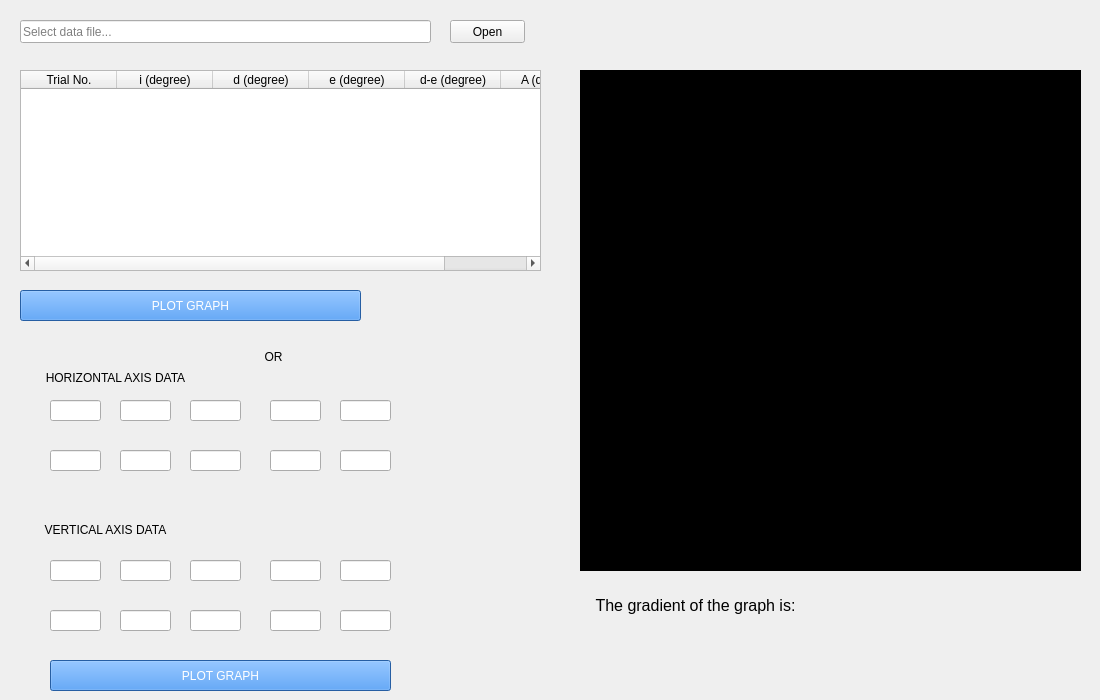
     <widget class="QWidget" name="tab">
      <attribute name="title">
       <string>Glass Prism</string>
      </attribute>
      <widget class="QLineEdit" name="hori_33">
       <property name="geometry">
        <rect>
         <x>190</x>
         <y>400</y>
         <width>51</width>
         <height>21</height>
        </rect>
       </property>
      </widget>
      <widget class="QLineEdit" name="data_file_path_4">
       <property name="geometry">
        <rect>
         <x>20</x>
         <y>20</y>
         <width>411</width>
         <height>23</height>
        </rect>
       </property>
       <property name="placeholderText">
        <string>Select data file...</string>
       </property>
      </widget>
      <widget class="QLabel" name="label_13">
       <property name="geometry">
        <rect>
         <x>20</x>
         <y>370</y>
         <width>191</width>
         <height>16</height>
        </rect>
       </property>
       <property name="text">
        <string>HORIZONTAL AXIS DATA</string>
       </property>
       <property name="alignment">
        <set>Qt::AlignCenter</set>
       </property>
      </widget>
      <widget class="QLineEdit" name="vert_36">
       <property name="geometry">
        <rect>
         <x>50</x>
         <y>610</y>
         <width>51</width>
         <height>21</height>
        </rect>
       </property>
      </widget>
      <widget class="PlotWidget" name="graph_4" native="true">
       <property name="geometry">
        <rect>
         <x>580</x>
         <y>70</y>
         <width>501</width>
         <height>501</height>
        </rect>
       </property>
       <property name="statusTip">
        <string>Graph</string>
       </property>
       <property name="autoFillBackground">
        <bool>false</bool>
       </property>
       <property name="styleSheet">
        <string notr="true">background-color: rgb(0, 0, 0);</string>
       </property>
      </widget>
      <widget class="QLineEdit" name="vert_37">
       <property name="geometry">
        <rect>
         <x>120</x>
         <y>610</y>
         <width>51</width>
         <height>21</height>
        </rect>
       </property>
      </widget>
      <widget class="QLineEdit" name="hori_39">
       <property name="geometry">
        <rect>
         <x>270</x>
         <y>450</y>
         <width>51</width>
         <height>21</height>
        </rect>
       </property>
      </widget>
      <widget class="QLabel" name="label_14">
       <property name="geometry">
        <rect>
         <x>20</x>
         <y>520</y>
         <width>171</width>
         <height>20</height>
        </rect>
       </property>
       <property name="text">
        <string>VERTICAL AXIS DATA</string>
       </property>
       <property name="alignment">
        <set>Qt::AlignCenter</set>
       </property>
      </widget>
      <widget class="QLabel" name="label_15">
       <property name="geometry">
        <rect>
         <x>250</x>
         <y>350</y>
         <width>47</width>
         <height>13</height>
        </rect>
       </property>
       <property name="text">
        <string>OR</string>
       </property>
       <property name="alignment">
        <set>Qt::AlignCenter</set>
       </property>
      </widget>
      <widget class="QLineEdit" name="hori_37">
       <property name="geometry">
        <rect>
         <x>120</x>
         <y>450</y>
         <width>51</width>
         <height>21</height>
        </rect>
       </property>
      </widget>
      <widget class="QLineEdit" name="hori_31">
       <property name="geometry">
        <rect>
         <x>50</x>
         <y>400</y>
         <width>51</width>
         <height>21</height>
        </rect>
       </property>
      </widget>
      <widget class="QLabel" name="label_16">
       <property name="geometry">
        <rect>
         <x>580</x>
         <y>590</y>
         <width>231</width>
         <height>31</height>
        </rect>
       </property>
       <property name="font">
        <font>
         <pointsize>12</pointsize>
        </font>
       </property>
       <property name="text">
        <string>The gradient of the graph is:</string>
       </property>
       <property name="alignment">
        <set>Qt::AlignCenter</set>
       </property>
      </widget>
      <widget class="QLineEdit" name="hori_35">
       <property name="geometry">
        <rect>
         <x>340</x>
         <y>400</y>
         <width>51</width>
         <height>21</height>
        </rect>
       </property>
      </widget>
      <widget class="QPushButton" name="table_graph_btn_4">
       <property name="geometry">
        <rect>
         <x>20</x>
         <y>290</y>
         <width>341</width>
         <height>31</height>
        </rect>
       </property>
       <property name="styleSheet">
        <string notr="true">background-color: rgb(53, 132, 228);
color: rgb(255, 255, 255);</string>
       </property>
       <property name="text">
        <string>PLOT GRAPH</string>
       </property>
      </widget>
      <widget class="QLineEdit" name="vert_33">
       <property name="geometry">
        <rect>
         <x>190</x>
         <y>560</y>
         <width>51</width>
         <height>21</height>
        </rect>
       </property>
      </widget>
      <widget class="QLineEdit" name="hori_34">
       <property name="geometry">
        <rect>
         <x>270</x>
         <y>400</y>
         <width>51</width>
         <height>21</height>
        </rect>
       </property>
      </widget>
      <widget class="QLineEdit" name="vert_40">
       <property name="geometry">
        <rect>
         <x>340</x>
         <y>610</y>
         <width>51</width>
         <height>21</height>
        </rect>
       </property>
      </widget>
      <widget class="QLineEdit" name="vert_35">
       <property name="geometry">
        <rect>
         <x>340</x>
         <y>560</y>
         <width>51</width>
         <height>21</height>
        </rect>
       </property>
      </widget>
      <widget class="QLineEdit" name="hori_40">
       <property name="geometry">
        <rect>
         <x>340</x>
         <y>450</y>
         <width>51</width>
         <height>21</height>
        </rect>
       </property>
      </widget>
      <widget class="QLineEdit" name="vert_39">
       <property name="geometry">
        <rect>
         <x>270</x>
         <y>610</y>
         <width>51</width>
         <height>21</height>
        </rect>
       </property>
      </widget>
      <widget class="QLineEdit" name="vert_31">
       <property name="geometry">
        <rect>
         <x>50</x>
         <y>560</y>
         <width>51</width>
         <height>21</height>
        </rect>
       </property>
      </widget>
      <widget class="QLineEdit" name="vert_34">
       <property name="geometry">
        <rect>
         <x>270</x>
         <y>560</y>
         <width>51</width>
         <height>21</height>
        </rect>
       </property>
      </widget>
      <widget class="QTableWidget" name="tableWidget_4">
       <property name="geometry">
        <rect>
         <x>20</x>
         <y>70</y>
         <width>521</width>
         <height>201</height>
        </rect>
       </property>
       <property name="statusTip">
        <string>Data table</string>
       </property>
       <property name="showGrid">
        <bool>true</bool>
       </property>
       <property name="sortingEnabled">
        <bool>false</bool>
       </property>
       <property name="columnCount">
        <number>6</number>
       </property>
       <attribute name="horizontalHeaderCascadingSectionResizes">
        <bool>false</bool>
       </attribute>
       <attribute name="horizontalHeaderDefaultSectionSize">
        <number>96</number>
       </attribute>
       <column>
        <property name="text">
         <string>Trial No.</string>
        </property>
       </column>
       <column>
        <property name="text">
         <string>i (degree)</string>
        </property>
       </column>
       <column>
        <property name="text">
         <string>d (degree)</string>
        </property>
       </column>
       <column>
        <property name="text">
         <string>e (degree)</string>
        </property>
       </column>
       <column>
        <property name="text">
         <string>d-e (degree)</string>
        </property>
       </column>
       <column>
        <property name="text">
         <string>A (degree)</string>
        </property>
       </column>
      </widget>
      <widget class="QLineEdit" name="vert_32">
       <property name="geometry">
        <rect>
         <x>120</x>
         <y>560</y>
         <width>51</width>
         <height>21</height>
        </rect>
       </property>
      </widget>
      <widget class="QPushButton" name="no_table_graph_btn_4">
       <property name="geometry">
        <rect>
         <x>50</x>
         <y>660</y>
         <width>341</width>
         <height>31</height>
        </rect>
       </property>
       <property name="styleSheet">
        <string notr="true">background-color: rgb(53, 132, 228);
color: rgb(255, 255, 255);</string>
       </property>
       <property name="text">
        <string>PLOT GRAPH</string>
       </property>
      </widget>
      <widget class="QLineEdit" name="hori_32">
       <property name="geometry">
        <rect>
         <x>120</x>
         <y>400</y>
         <width>51</width>
         <height>21</height>
        </rect>
       </property>
      </widget>
      <widget class="QLabel" name="slope_value_4">
       <property name="geometry">
        <rect>
         <x>820</x>
         <y>584</y>
         <width>271</width>
         <height>41</height>
        </rect>
       </property>
       <property name="font">
        <font>
         <pointsize>12</pointsize>
        </font>
       </property>
       <property name="text">
        <string/>
       </property>
       <property name="alignment">
        <set>Qt::AlignLeading|Qt::AlignLeft|Qt::AlignVCenter</set>
       </property>
      </widget>
      <widget class="QPushButton" name="file_btn_4">
       <property name="geometry">
        <rect>
         <x>450</x>
         <y>20</y>
         <width>75</width>
         <height>23</height>
        </rect>
       </property>
       <property name="text">
        <string>Open</string>
       </property>
      </widget>
      <widget class="QLineEdit" name="hori_36">
       <property name="geometry">
        <rect>
         <x>50</x>
         <y>450</y>
         <width>51</width>
         <height>21</height>
        </rect>
       </property>
      </widget>
      <widget class="QLineEdit" name="hori_38">
       <property name="geometry">
        <rect>
         <x>190</x>
         <y>450</y>
         <width>51</width>
         <height>21</height>
        </rect>
       </property>
      </widget>
      <widget class="QLineEdit" name="vert_38">
       <property name="geometry">
        <rect>
         <x>190</x>
         <y>610</y>
         <width>51</width>
         <height>21</height>
        </rect>
       </property>
      </widget>
     </widget>
